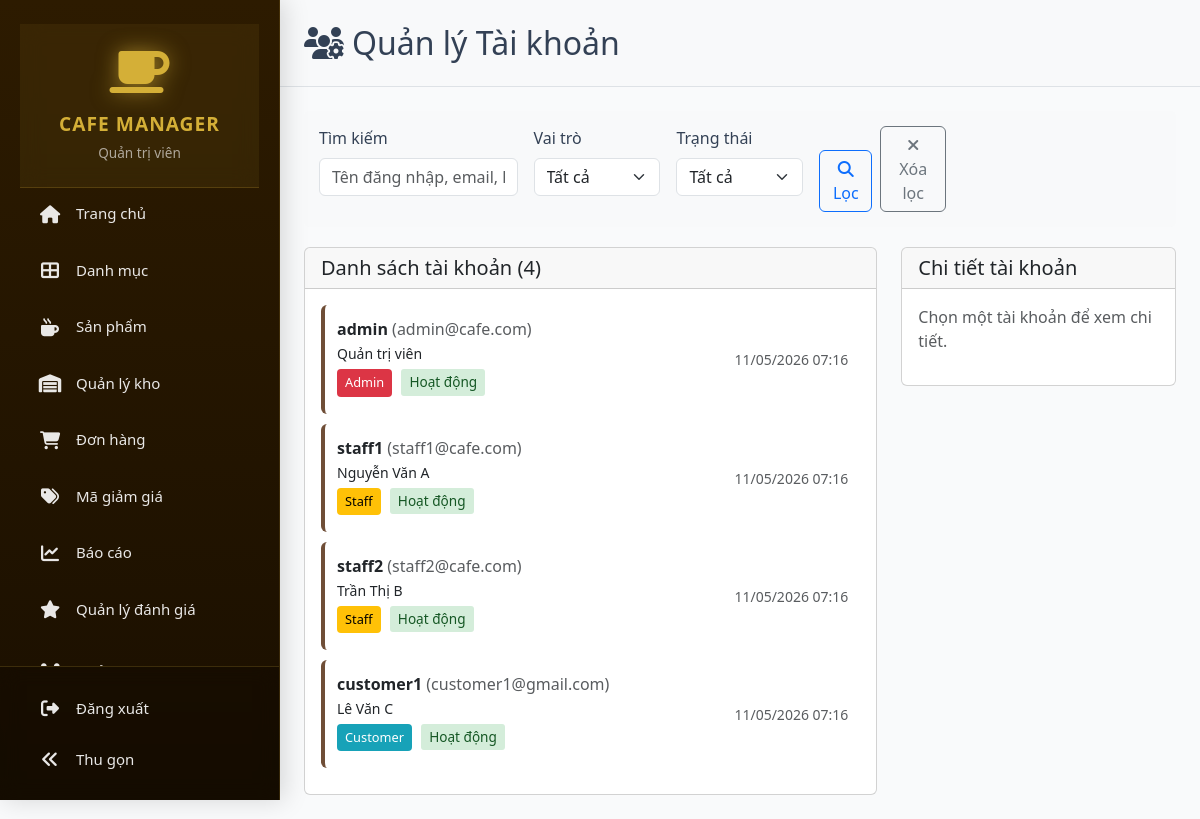
Page /admin/manage_accounts.php (signed in) on the committed database.
### tables this page shows
CREATE TABLE users (
    id INT PRIMARY KEY AUTO_INCREMENT,
    username VARCHAR(50) UNIQUE NOT NULL,
    password VARCHAR(255) NOT NULL,
    email VARCHAR(100) UNIQUE,
    full_name VARCHAR(100) NOT NULL,
    phone VARCHAR(20),
    address TEXT,
    avatar VARCHAR(255) DEFAULT NULL,
    role ENUM('admin', 'staff', 'customer') DEFAULT 'customer',
    is_active TINYINT(1) DEFAULT 1,
    created_at TIMESTAMP DEFAULT CURRENT_TIMESTAMP,
    updated_at TIMESTAMP DEFAULT CURRENT_TIMESTAMP ON UPDATE CURRENT_TIMESTAMP,
    reset_token VARCHAR(255) NULL,
    reset_token_expiry DATETIME NULL,
    remember_token VARCHAR(255) NULL,
    token_expiry DATETIME NULL,
    INDEX idx_reset_token (reset_token),
    INDEX idx_email (email),
    INDEX idx_username (username),
    INDEX idx_role (role),
    INDEX idx_is_active (is_active)
);

### admin/manage_accounts.php (the view, shortened to what this page needs)
<?php
require_once '../config/init.php';
$search = $_GET['search'] ?? '';
$query = "
    SELECT id, username, email, full_name, role, is_active, created_at
    FROM users
    WHERE 1=1
";
$params = [];
$query .= " ORDER BY created_at DESC";
$stmt = $pdo->prepare($query);
$stmt->execute($params);
$accounts = $stmt->fetchAll();
$selected_account = null;
?>
<!DOCTYPE html>
<html lang="vi">
<head>
    <link href="https://cdn.jsdelivr.net/npm/bootstrap@5.3.0/dist/css/bootstrap.min.css" rel="stylesheet">
    <link href="https://cdnjs.cloudflare.com/ajax/libs/font-awesome/6.4.0/css/all.min.css" rel="stylesheet">
    <link rel="stylesheet" href="../assets/cssad/index.css">
</head>
<body>
    <div class="d-flex">
        <?php include 'sidebar.php'; ?>
        <div class="flex-grow-1">
            <div class="header d-flex justify-content-between align-items-center p-4 bg-light border-bottom">
                <div class="d-flex align-items-center">
                    <h2 class="m-0">
                        <i class="fas fa-users-cog me-2"></i>Quản lý Tài khoản
                    </h2>
                </div>
            </div>
            <div class="p-4">
                <div class="filter-section">
                    <form method="GET" class="row g-3">
                        <div class="col-md-3">
                            <label class="form-label">Tìm kiếm</label>
                            <input type="text" class="form-control" name="search" value="<?php echo htmlspecialchars($search); ?>" placeholder="Tên đăng nhập, email, họ tên">
                        </div>
                        <div class="col-md-2">
                            <label class="form-label">Vai trò</label>
                            <select class="form-select" name="role">
                                <option value="">Tất cả</option>
                            </select>
                        </div>
                        <div class="col-md-2">
                            <label class="form-label">Trạng thái</label>
                            <select class="form-select" name="status">
                                <option value="">Tất cả</option>
                            </select>
                        </div>
                        <div class="col-md-2 d-flex align-items-end">
                            <button type="submit" class="btn btn-outline-primary me-2">
                                <i class="fas fa-search"></i> Lọc
                            </button>
                            <a href="manage_accounts.php" class="btn btn-outline-secondary">
                                <i class="fas fa-times"></i> Xóa lọc
                            </a>
                        </div>
                    </form>
                </div>
                <div class="row">
                    <div class="col-md-8">
                        <div class="card">
                            <div class="card-header">
                                <h5 class="mb-0">Danh sách tài khoản (<?php echo count($accounts); ?>)</h5>
                            </div>
                            <div class="card-body">
                                <?php if (empty($accounts)): ?>
                                <p class="text-muted">Không có tài khoản nào.</p>
                                <?php else: ?>
                                <div class="list-group">
                                    <?php foreach ($accounts as $account): ?>
                                    <div class="account-item d-flex justify-content-between align-items-center"
                                         onclick="selectAccount(<?php echo $account['id']; ?>)">
                                        <div>
                                            <strong><?php echo htmlspecialchars($account['username']); ?></strong>
                                            <span class="text-muted">(<?php echo htmlspecialchars($account['email']); ?>)</span><br>
                                            <small><?php echo htmlspecialchars($account['full_name']); ?></small>
                                            <div class="mt-1">
                                                <span class="role-badge role-<?php echo $account['role']; ?>">
                                                    <?php echo ucfirst($account['role']); ?>
                                                </span>
                                                <span class="status-badge status-<?php echo $account['is_active'] ? 'active' : 'inactive'; ?>">
                                                    <?php echo $account['is_active'] ? 'Hoạt động' : 'Khóa'; ?>
                                                </span>
                                            </div>
                                        </div>
                                        <div>
                                            <small class="text-muted">
                                                <?php echo date('d/m/Y H:i', strtotime($account['created_at'])); ?>
                                            </small>
                                        </div>
                                    </div>
                                    <?php endforeach; ?>
                                </div>
                                <?php endif; ?>
                            </div>
                        </div>
                    </div>
                    <div class="col-md-4">
                        <div class="card">
                            <div class="card-header">
                                <h5 class="mb-0">Chi tiết tài khoản</h5>
                            </div>
                            <div class="card-body">
                                <?php if ($selected_account): ?>
                                <form method="POST">
                                    <input type="hidden" name="action" value="update_user">
                                    <input type="hidden" name="user_id" value="<?php echo $selected_account['id']; ?>">
                                    <div class="mb-3">
                                        <label class="form-label">Tên đăng nhập</label>
                                        <input type="text" class="form-control" name="username"
                                               value="<?php echo htmlspecialchars($selected_account['username']); ?>" required>
                                    </div>
                                    <div class="mb-3">
                                        <label class="form-label">Email</label>
                                        <input type="email" class="form-control" name="email"
                                               value="<?php echo htmlspecialchars($selected_account['email']); ?>" required>
                                    </div>
                                    <div class="mb-3">
                                        <label class="form-label">Họ tên</label>
                                        <input type="text" class="form-control" name="full_name"
                                               value="<?php echo htmlspecialchars($selected_account['full_name']); ?>" required>
                                    </div>
                                    <div class="mb-3">
                                        <label class="form-label">Vai trò</label>
                                        <select class="form-select" name="role" required>
                                            <option value="customer" <?php echo $selected_account['role'] == 'customer' ? 'selected' : ''; ?>>Khách hàng</option>
                                            <option value="staff" <?php echo $selected_account['role'] == 'staff' ? 'selected' : ''; ?>>Nhân viên</option>
                                            <option value="admin" <?php echo $selected_account['role'] == 'admin' ? 'selected' : ''; ?>>Admin</option>
                                        </select>
                                    </div>
                                    <div class="d-grid gap-2">
                                        <button type="submit" class="btn btn-success">
                                            <i class="fas fa-save me-2"></i>Cập nhật
                                        </button>
                                        <button type="button" class="btn btn-warning"
                                                onclick="toggleStatus(<?php echo $selected_account['id']; ?>, <?php echo $selected_account['is_active'] ? 0 : 1; ?>)">
                                            <i class="fas fa-<?php echo $selected_account['is_active'] ? 'lock' : 'unlock'; ?> me-2"></i>
                                            <?php echo $selected_account['is_active'] ? 'Khóa' : 'Mở'; ?> tài khoản
                                        </button>
                                        <?php if ($selected_account['id'] != 1): ?>
                                        <button type="button" class="btn btn-danger"
                                                onclick="deleteAccount(<?php echo $selected_account['id']; ?>)">
                                            <i class="fas fa-trash me-2"></i>Xóa tài khoản
                                        </button>
                                        <?php endif; ?>
                                    </div>
                                </form>
                                <?php else: ?>
                                <p class="text-muted">Chọn một tài khoản để xem chi tiết.</p>
                                <?php endif; ?>
                            </div>
                        </div>
                    </div>
                </div>
            </div>
        </div>
    </div>
</body>
</html>

### assets/cssad/index.css (style rules this page uses)
:root { --primary-color: #d8e2f5; --primary-light: #eef2fb; --primary-dark: #94a3b8; --secondary-color: #fef3c7; --success-color: #dcfce7; --danger-color: #fee2e2; --warning-color: #fef3c7; --light-bg: #f9fafb; --card-bg: #ffffff; --border-color: #e2e8f0; --border-dark: #94a3b8; --text-primary: #334155; --text-secondary: #64748b; --text-muted: #94a3b8; --shadow-md: 0 4px 6px -1px rgba(0, 0, 0, 0.1), 0 2px 4px -1px rgba(0, 0, 0, 0.06); --shadow-lg: 0 10px 15px -3px rgba(0, 0, 0, 0.1), 0 4px 6px -2px rgba(0, 0, 0, 0.05); --shadow-xl: 0 20px 25px -5px rgba(0, 0, 0, 0.1), 0 10px 10px -5px rgba(0, 0, 0, 0.04); --sidebar-width: 280px; }
*, *::before, *::after { box-sizing: border-box; }
body { font-family: 'Segoe UI', Tahoma, Geneva, Verdana, sans-serif; background-color: var(--light-bg); color: var(--text-primary); overflow-x: hidden; margin: 0; padding: 0; }

### assets/cssad/sidebar.css (style rules this page uses)
:root { --sidebar-expanded: 280px; --sidebar-collapsed: 80px; --primary-brown: #2D1B00; --accent-gold: #D4AF37; --hover-gold: #FFD700; --text-light: rgba(255, 255, 255, 0.9); --text-muted: rgba(255, 255, 255, 0.6); }

### admin/manage_accounts.php (style rules this page uses)
.account-item { padding: 12px; border-radius: 6px; border-left: 4px solid #6f4e37; background: #fff; margin-bottom: 10px; transition: all 0.3s ease; cursor: pointer; }
.status-badge { display: inline-block; padding: 3px 8px; border-radius: 3px; font-size: 0.85rem; }
.status-active { background-color: #d4edda; color: #155724; }
.role-badge { display: inline-block; padding: 4px 8px; border-radius: 4px; font-size: 0.8rem; margin-right: 5px; margin-bottom: 5px; }
.role-admin { background-color: #dc3545; color: white; }
.role-staff { background-color: #ffc107; color: black; }
.role-customer { background-color: #17a2b8; color: white; }
.filter-section { background: #f8f9fa; padding: 15px; border-radius: 5px; margin-bottom: 20px; }

### rows in the picture
users: username "admin", email "admin@cafe.com", full_name "Quản trị viên", role "Admin", is_active "Hoạt động", created_at "11/05/2026 07:16"
users: username "staff1", email "staff1@cafe.com", full_name "Nguyễn Văn A", role "Staff", is_active "Hoạt động", created_at "11/05/2026 07:16"
users: username "staff2", email "staff2@cafe.com", full_name "Trần Thị B", role "Staff", is_active "Hoạt động", created_at "11/05/2026 07:16"
users: username "customer1", email "customer1@gmail.com", full_name "Lê Văn C", role "Customer", is_active "Hoạt động", created_at "11/05/2026 07:16"

### other values in the picture
$_SESSION['full_name'] "Quản trị viên"
count($accounts) "4"
